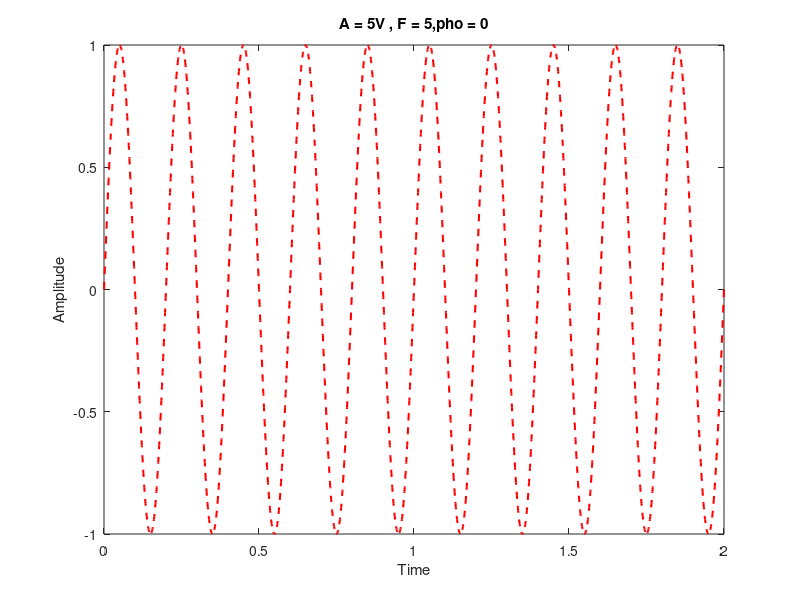

The MATLAB source for this figure:
a=1;
f=5;
phi=0;
t=0:0.001:2;
x=a*sin(2*pi*f*t);

figure(1);
plot(t,x,'r--','LineWidth',1.5);

title('A = 5V , F = 5,pho = 0');
xlabel('Time');
ylabel('Amplitude');
